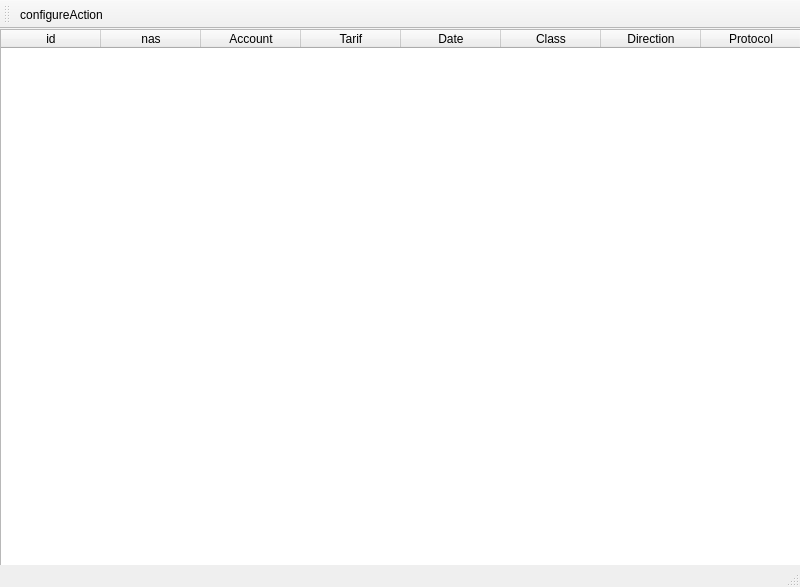
<ui version="4.0" >
 <class>MainWindow</class>
 <widget class="QMainWindow" name="MainWindow" >
  <property name="geometry" >
   <rect>
    <x>0</x>
    <y>0</y>
    <width>800</width>
    <height>587</height>
   </rect>
  </property>
  <property name="windowTitle" >
   <string>MainWindow</string>
  </property>
  <widget class="QWidget" name="centralwidget" >
   <widget class="QTableWidget" name="tableWidget" >
    <property name="geometry" >
     <rect>
      <x>0</x>
      <y>0</y>
      <width>801</width>
      <height>551</height>
     </rect>
    </property>
    <column>
     <property name="text" >
      <string>id</string>
     </property>
    </column>
    <column>
     <property name="text" >
      <string>nas</string>
     </property>
    </column>
    <column>
     <property name="text" >
      <string>Account</string>
     </property>
    </column>
    <column>
     <property name="text" >
      <string>Tarif</string>
     </property>
    </column>
    <column>
     <property name="text" >
      <string>Date</string>
     </property>
    </column>
    <column>
     <property name="text" >
      <string>Class</string>
     </property>
    </column>
    <column>
     <property name="text" >
      <string>Direction</string>
     </property>
    </column>
    <column>
     <property name="text" >
      <string>Protocol</string>
     </property>
    </column>
    <column>
     <property name="text" >
      <string>Src IP</string>
     </property>
    </column>
    <column>
     <property name="text" >
      <string>Dst IP</string>
     </property>
    </column>
    <column>
     <property name="text" >
      <string>Src Port</string>
     </property>
    </column>
    <column>
     <property name="text" >
      <string>Dst Port</string>
     </property>
    </column>
    <column>
     <property name="text" >
      <string>In Bytes</string>
     </property>
    </column>
    <column>
     <property name="text" >
      <string>Out Bytes</string>
     </property>
    </column>
   </widget>
  </widget>
  <widget class="QStatusBar" name="statusbar" />
  <widget class="QToolBar" name="toolBar" >
   <property name="windowTitle" >
    <string>toolBar</string>
   </property>
   <attribute name="toolBarArea" >
    <enum>TopToolBarArea</enum>
   </attribute>
   <attribute name="toolBarBreak" >
    <bool>false</bool>
   </attribute>
   <addaction name="configureAction" />
  </widget>
  <action name="configureAction" >
   <property name="icon" >
    <iconset>images/configure.png</iconset>
   </property>
   <property name="text" >
    <string>configureAction</string>
   </property>
  </action>
 </widget>
 <resources/>
 <connections/>
</ui>
